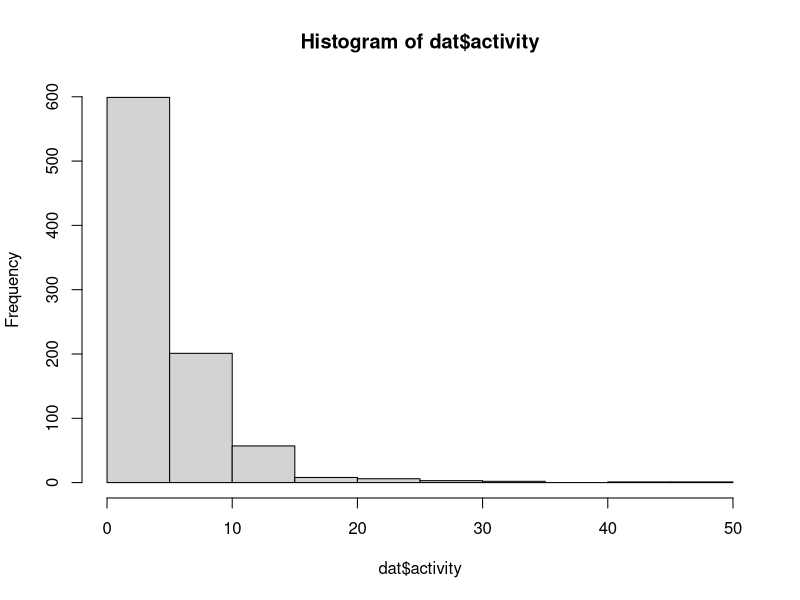
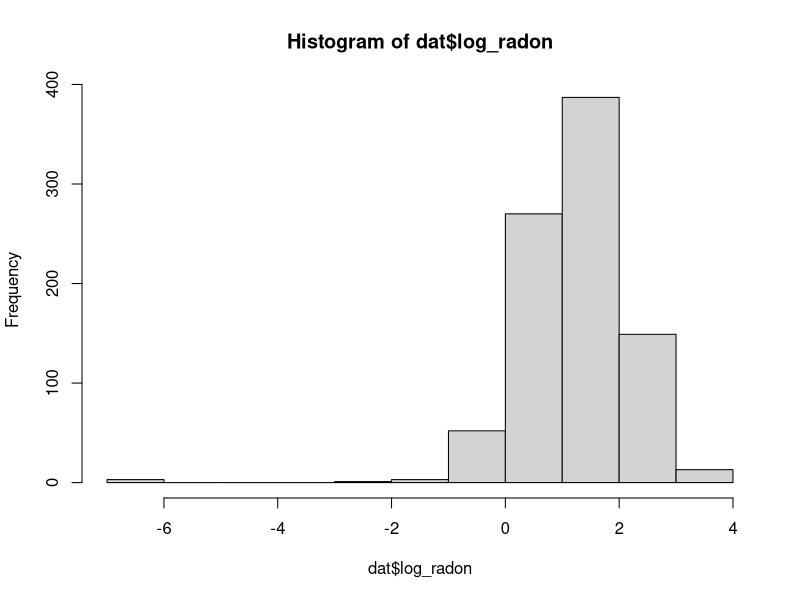
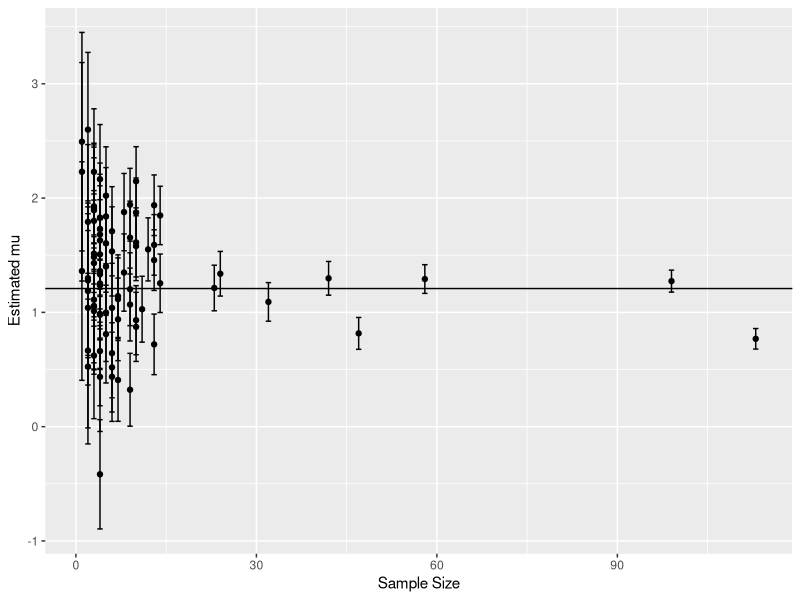
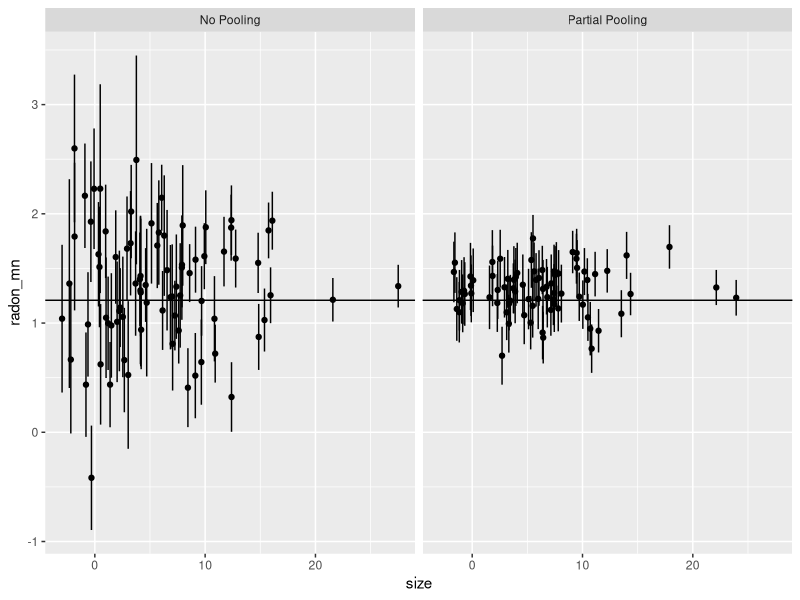
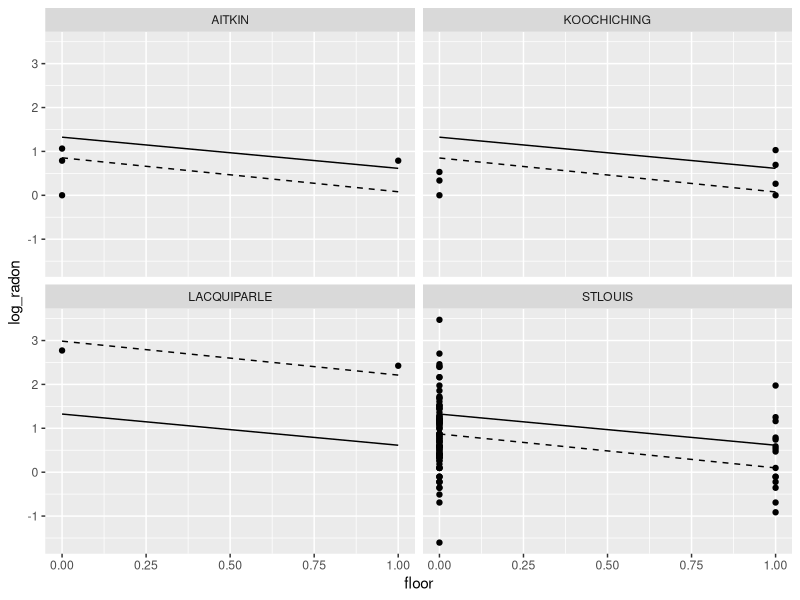
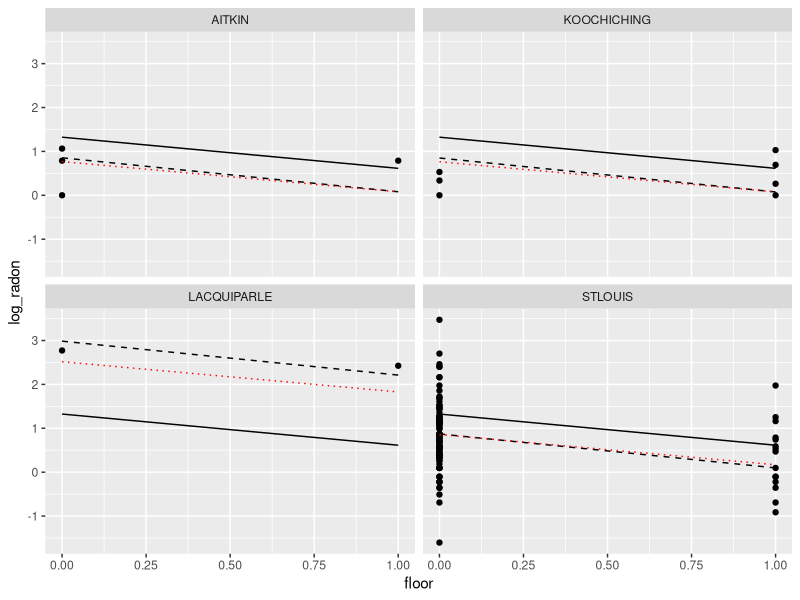
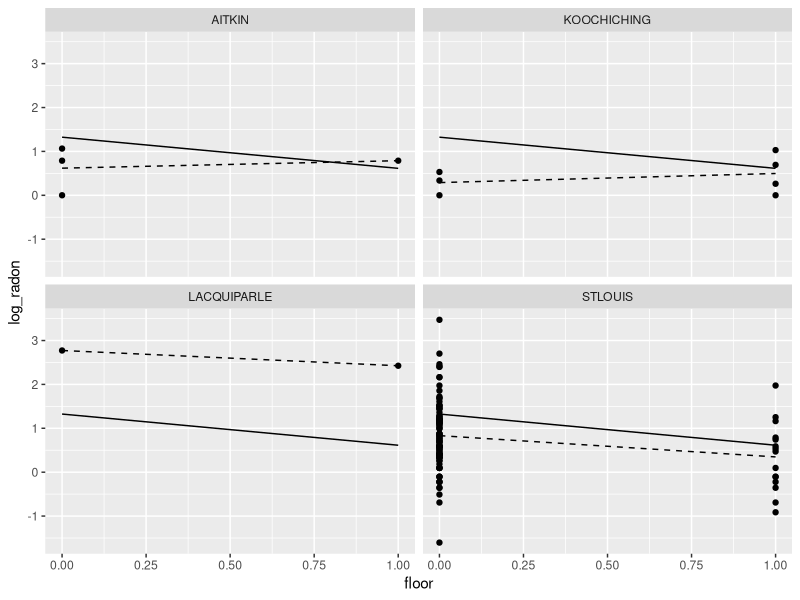
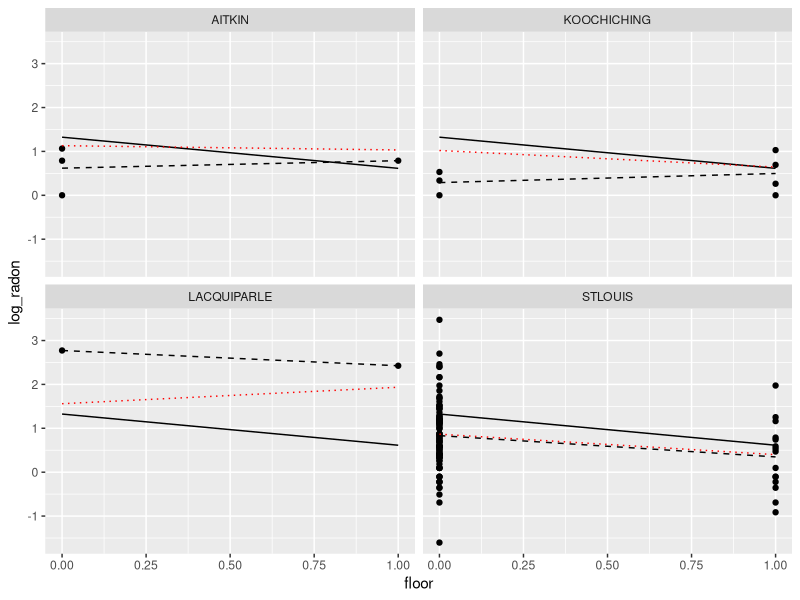

The R script that drew these images, in order:
## ---- chunk 1
knitr::opts_chunk$set(echo = TRUE, warnings=FALSE, message=FALSE)
## ---- chunk 2
library(tidyverse)
library(magrittr)

dat = read.csv('../../data/radon_mn.csv')
dat %>% head

hist(dat$activity)
dat$log_radon = log(dat$activity+.001)  # since activity bounded convert to log scale, offset slightly to avoid issues with log(0)
hist(dat$log_radon)
## ---- chunk 3
pool = mean(dat$log_radon,na.rm=TRUE)
pool
## ---- chunk 4
sigma.y = sd(dat$log_radon)
unpool = dat %>% 
  group_by(county) %>%
  summarize(radon_mn=mean(log_radon), radon_se=sigma.y/sqrt(n()), size=n() )
## ---- chunk 5
dat$county %>% table %>% sort
## ---- chunk 6
ggplot(unpool,aes(x=size,y=radon_mn,ymin=radon_mn+radon_se,ymax=radon_mn-radon_se)) +
  geom_point() +
  geom_errorbar() +
  geom_hline(yintercept=pool) +
  labs(x='Sample Size', y='Estimated mu')
## ---- chunk 7
library(lme4)
library(arm)

partial.pool = lmer(log_radon~(1|county), data=dat)
partial.pool = data.frame(ranef(partial.pool)$county+fixef(partial.pool),se.ranef(partial.pool)$county)
partial.pool$county = rownames(partial.pool)
partial.pool$size = unpool$size
names(partial.pool) = c('radon_mn','radon_se','county','size')

plt.df = rbind(unpool,partial.pool)
plt.df$model = rep(c('No Pooling','Partial Pooling'),each=nrow(unpool))
plt.df %<>% filter(size<30)
plt.df$size = plt.df$size + runif(nrow(plt.df),-5,5)

ggplot(plt.df,aes(x=size,y=radon_mn,ymin=radon_mn+radon_se,ymax=radon_mn-radon_se)) +
  geom_point() +
  geom_errorbar() +
  geom_hline(yintercept=pool) +
  facet_wrap(~model)
## ---- chunk 8
pooled = lm(log_radon ~ floor, data=dat)
unpooled =  lm(log_radon ~ floor + county, data=dat)

plt.df = dat
plt.df$pooled = predict(pooled)
plt.df$unpooled = predict(unpooled)
counties = c('LACQUIPARLE','AITKIN','KOOCHICHING','STLOUIS')
plt.df %<>% filter( county %in% counties )

ggplot(plt.df, aes(x=floor)) +
  geom_point(aes(y=log_radon)) + 
  geom_line(aes(y=pooled)) +
  geom_line(aes(y=unpooled),linetype='dashed') +
  facet_wrap(~county)
## ---- chunk 9
partial = lme4::lmer(log_radon ~ floor + (1|county) - 1, data=dat)
## ---- chunk 10
summary(partial)
## ---- chunk 11
ranef(partial) %>% head
fixef(partial)
## ---- chunk 12
plt.df = dat
plt.df$pooled = predict(pooled)
plt.df$unpooled = predict(unpooled)
plt.df$partial = predict(partial)
counties = c('LACQUIPARLE','AITKIN','KOOCHICHING','STLOUIS')
plt.df %<>% filter( county %in% counties )

ggplot(plt.df, aes(x=floor)) +
  geom_point(aes(y=log_radon)) + 
  geom_line(aes(y=pooled)) +
  geom_line(aes(y=unpooled),linetype='dashed') +
  geom_line(aes(y=partial),linetype='dotted',color='red') +
  facet_wrap(~county)
## ---- chunk 13
pooled = lm(log_radon ~ floor, data=dat)
unpooled =  lm(log_radon ~ floor*county, data=dat)

plt.df = dat
plt.df$pooled = predict(pooled)
plt.df$unpooled = predict(unpooled)
counties = c('LACQUIPARLE','AITKIN','KOOCHICHING','STLOUIS')
plt.df %<>% filter( county %in% counties )

ggplot(plt.df, aes(x=floor)) +
  geom_point(aes(y=log_radon)) + 
  geom_line(aes(y=pooled)) +
  geom_line(aes(y=unpooled),linetype='dashed') +
  facet_wrap(~county)
## ---- chunk 14
partial = lmer(log_radon ~ (floor|county), data=dat)

plt.df = dat
plt.df$pooled = predict(pooled)
plt.df$unpooled = predict(unpooled)
plt.df$partial = predict(partial)
counties = c('LACQUIPARLE','AITKIN','KOOCHICHING','STLOUIS')
plt.df %<>% filter( county %in% counties )

ggplot(plt.df, aes(x=floor)) +
  geom_point(aes(y=log_radon)) + 
  geom_line(aes(y=pooled)) +
  geom_line(aes(y=unpooled),linetype='dashed') +
  geom_line(aes(y=partial),linetype='dotted',color='red') +
  facet_wrap(~county)
## ---- chunk 15
fe.pool = lm(log_radon~basement, data=dat)
fe.nopool = lm(log_radon~basement+county, data=dat)
interact = lm(log_radon~basement*county, data=dat)
re = lmer(log_radon~basement + (1|county), data=dat)
AIC(fe.pool,fe.nopool,interact,re)
